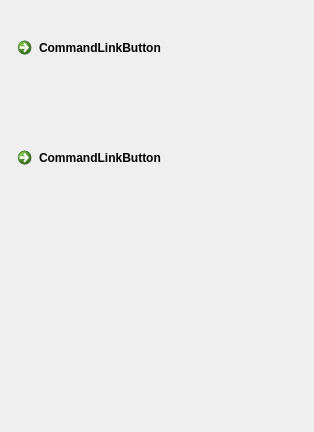
<?xml version="1.0" encoding="UTF-8"?>
<ui version="4.0">
 <class>Form3</class>
 <widget class="QWidget" name="Form3">
  <property name="geometry">
   <rect>
    <x>0</x>
    <y>0</y>
    <width>314</width>
    <height>432</height>
   </rect>
  </property>
  <property name="windowTitle">
   <string>Form</string>
  </property>
  <widget class="QCommandLinkButton" name="commandLinkButton">
   <property name="geometry">
    <rect>
     <x>10</x>
     <y>30</y>
     <width>187</width>
     <height>41</height>
    </rect>
   </property>
   <property name="text">
    <string>CommandLinkButton</string>
   </property>
  </widget>
  <widget class="QCommandLinkButton" name="commandLinkButton_2">
   <property name="geometry">
    <rect>
     <x>10</x>
     <y>140</y>
     <width>187</width>
     <height>41</height>
    </rect>
   </property>
   <property name="text">
    <string>CommandLinkButton</string>
   </property>
  </widget>
 </widget>
 <resources/>
 <connections/>
</ui>
